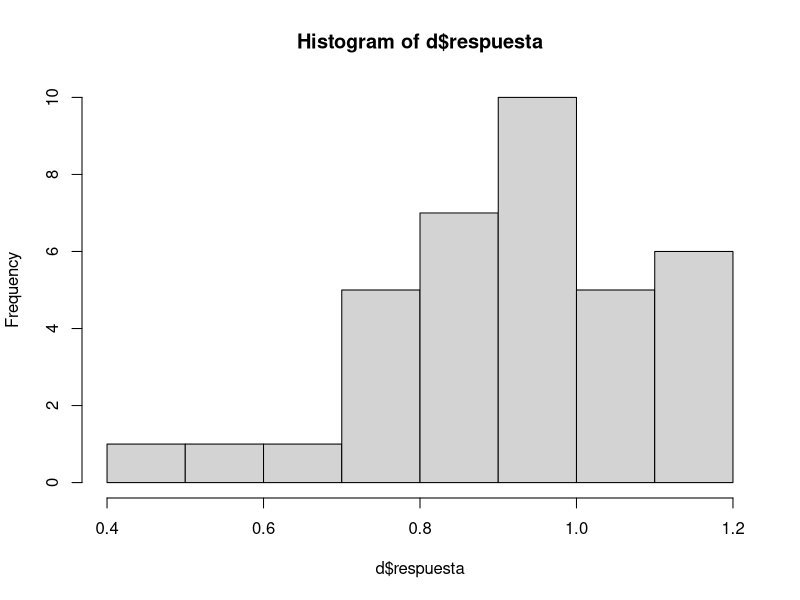

Recreate this plot in R.
# Semana 12 — Bioestadística I: descripción y variación
# Ejecuta desde la raíz del proyecto .Rproj.
# Pruebas y datos exclusivamente didácticos/sintéticos.

# Clase 1: Medidas descriptivas
d <- read.csv("datos/experimento_fenotipo_sintetico.csv")
summary(d$respuesta)
sd(d$respuesta)

# Clase 2: Distribución y visualización
d <- read.csv("datos/experimento_fenotipo_sintetico.csv")
hist(d$respuesta,breaks=8)

# Clase 3: Unidades y replicación
d <- read.csv("datos/experimento_fenotipo_sintetico.csv")
table(d$condicion,d$lote)

# DESAFÍO: crea mi-trabajo.R y agrega una función, comprobación o gráfico propio.
